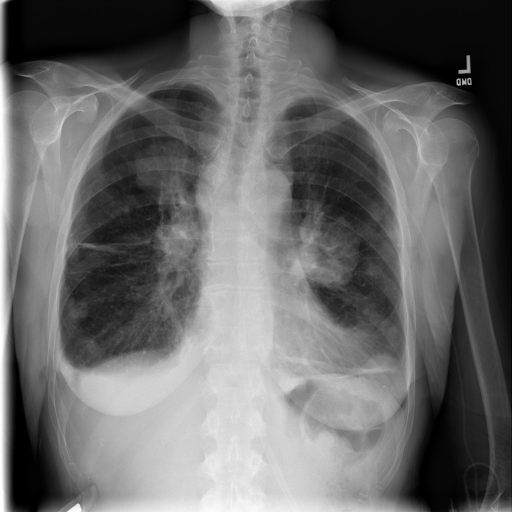
#> input picture Chest X-ray view classifier/sample/pa1.png, 1024 x 1024 px (shown at 1/2 size)
$ python main.py   (older library calls are emulated)
#> lines starting #> are read from the running program, lines starting #| are printed output that depends on the picture
"""
Task : View Classification of chest X-ray image - PA vs AP
Author : Sakib Reza

This is an orginal research outcome
from a part of  my final year thesis work
supervised by
Dr. M.M.A. Hashem, Professor, Dept. of CSE, KUET.

"""
import numpy as np
import pandas as pd
import pickle
import skimage.measure
from scipy.signal import find_peaks
import cv2
import math
from skimage.feature import hog

np.warnings.filterwarnings('ignore')

"""
function for extracting feature from an image

file : the input image file
feat_df : the panda dataframe containing the features extracted from the image

"""
def extract_feature(file):
#> called with file = 'sample/pa1.png'
    img = cv2.imread(file,0)
#> img is the input picture: shape (1024, 1024); min 0, max 255, mean 105.8
    pool = skimage.measure.block_reduce(img, (16,16), np.mean)
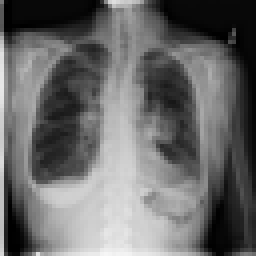
#> pool: shape (64, 64) float64 (shown 4 times larger); min 0, max 246.6, mean 105.8
    filt = cv2.GaussianBlur(pool,(5,5),0)
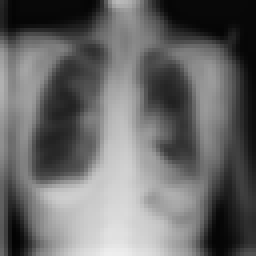
#> filt: shape (64, 64) float64 (shown 4 times larger); min 3.5, max 238.1, mean 105.1
    vip = np.mean(filt,axis=0)
#> vip = 64 values, max 184.8 at index 30, min 24.03 at index 63, mean 105.1
    hip = np.mean(filt,axis=1)
#> hip = 64 values, max 146.6 at index 48, min 33.05 at index 2, mean 105.1
    x = np.reshape(vip,(1,64))
    y = np.reshape(hip,(1,64))
    fd, hog_image = hog(filt, orientations=8, pixels_per_cell=(16, 16),cells_per_block=(1, 1), visualize=True, multichannel=False)
#> fd = 128 values, max 0.684 at index 56, min 0.00377 at index 35, mean 0.305

    final_feat = np.reshape(np.append(x,y),(1,128))
    hogfeat = np.reshape(fd,(1,128))
    final_feat = np.reshape(np.append(final_feat,hogfeat),(1,256))
    feat_df = pd.DataFrame(final_feat)
#> feat_df = table of 1 rows and 256 columns

    feat1 = np.array(feat_df.iloc[0,2:62])
#> feat1 = 60 values, max 184.8 at index 28, min 33.33 at index 59, mean 107.6
    peaks = find_peaks(feat1)[0]
#> peaks = [5, 28, 48]


    if peaks.shape[0]<1:
        feat_df['p1'] = 16
    else:
        feat_df['p1'] = peaks[0] #f1

    if peaks.shape[0]<2:
        feat_df['p2'] = 32
    else:
        feat_df['p2'] = peaks[1] #f2

    if peaks.shape[0] < 3:
        feat_df['p3'] = (64-feat_df['p2'])//2
    else:
        feat_df['p3'] = peaks[2] #f3

    feat_df['ph1'] = feat1[feat_df['p1']] #f4
    feat_df['ph2'] = feat1[feat_df['p2']] #f5
    feat_df['ph3'] = feat1[feat_df['p3']] #f6

    feat_df['pdx12'] = math.fabs(feat_df['p1'][0] - feat_df['p2'][0]) #f7
    feat_df['pdx23'] = math.fabs(feat_df['p2'][0] - feat_df['p3'][0]) #f8
    feat_df['pdx31'] = math.fabs(feat_df['p3'][0] - feat_df['p1'][0]) #f9
    feat_df['hdy12'] = math.fabs(feat_df['ph1'][0] - feat_df['ph2'][0]) #f10
    feat_df['hdy23'] = math.fabs(feat_df['ph2'][0] - feat_df['ph3'][0]) #f11
    feat_df['hdy_avg'] = math.fabs(feat_df['ph2'][0] - (feat_df['ph1'][0]+feat_df['ph3'][0])/2.0 ) #f12

    notch = find_peaks(-feat1)[0]
#> notch = [1, 12, 42]

    if notch.shape[0]<1:
        feat_df['n1'] = (feat_df['p1'] + feat_df['p2'])//2
    else:
        feat_df['n1'] = notch[0] #f13

    if notch.shape[0]<2:
        feat_df['n2'] = 59 - feat_df['n1']
    else:
        feat_df['n2'] = notch[1] #f14

    feat_df['nh1'] = feat1[feat_df['n1']] #f15
    feat_df['nh2'] = feat1[feat_df['n2']] #f16
    feat_df['ndx'] = math.fabs(feat_df['n1'][0] - feat_df['n2'][0]) #f17
    feat_df['ndy'] = math.fabs(feat_df['nh1'][0] - feat_df['nh2'][0]) #f18
    feat_df['n1_p1_dx'] = math.fabs(feat_df['p1'][0] - feat_df['n1'][0]) #f19
    feat_df['n1_p2_dx'] = math.fabs(feat_df['p2'][0] - feat_df['n1'][0]) #f20
    feat_df['n1_p3_dx'] = math.fabs(feat_df['p3'][0] - feat_df['n1'][0]) #f21
    feat_df['n2_p1_dx'] = math.fabs(feat_df['p1'][0] - feat_df['n2'][0]) #f22
    feat_df['n2_p2_dx'] = math.fabs(feat_df['p2'][0] - feat_df['n2'][0]) #f23
    feat_df['n2_p3_dx'] = math.fabs(feat_df['p3'][0] - feat_df['n2'][0]) #f24
    feat_df['n1_p1_dy'] = math.fabs(feat_df['ph1'][0] - feat_df['nh1'][0]) #f25
    feat_df['n1_p2_dy'] = math.fabs(feat_df['ph2'][0] - feat_df['nh1'][0]) #f26
    feat_df['n1_p3_dy'] = math.fabs(feat_df['ph3'][0] - feat_df['nh1'][0]) #f27
    feat_df['n2_p1_dy'] = math.fabs(feat_df['ph1'][0] - feat_df['nh2'][0]) #f28
    feat_df['n2_p2_dy'] = math.fabs(feat_df['ph2'][0] - feat_df['nh2'][0]) #f29
    feat_df['n2_p3_dy'] = math.fabs(feat_df['ph3'][0] - feat_df['nh2'][0]) #f30

    return feat_df


"""
Function for directly predicting the view label - PA or AP from an input image

file : the input image file
saved_model : the pretrained view classifier model
label : the predicted view label - PA or AP

"""

def view_predict(file):

    df = extract_feature(file)
#> df = table of 1 rows and 286 columns

    feat = [0, 1, 0, 1, 1, 1, 1, 1, 1, 0, 0, 0, 1, 1, 1, 1, 1, 1, 1, 0, 1, 1, 1, 1, 1, 1, 1, 0, 0, 1, 1, 0, 0, 0, 0, 1, 0, 0, 1, 0, 1, 0, 0, 1, 1, 0, 1, 0, 0, 1, 1, 1, 0, 0, 0, 0, 1, 1, 1, 0, 1, 1, 1, 1, 0, 0, 1, 1, 1, 0, 0, 1, 1, 1, 1, 0, 1, 0, 0, 0, 0, 0, 0, 1, 1, 0, 0, 1, 0, 1, 1, 1, 1, 1, 0, 1, 1, 1, 1, 1, 1, 0, 0, 1, 0, 1, 0, 0, 0, 0, 0, 0, 1, 1, 1, 1, 1, 0, 1, 0, 0, 0, 0, 0, 1, 0, 1, 1, 1, 0, 1, 0, 1, 0, 1, 1, 0, 1, 0, 1, 0, 1, 1, 1, 0, 1, 0, 0, 1, 1, 0, 0, 0, 0, 1, 0, 1, 1, 0, 1, 0, 0, 1, 1, 1, 0, 0, 1, 0, 0, 1, 0, 1, 0, 1, 0, 0, 1, 0, 1, 0, 1, 1, 1, 0, 1, 1, 0, 0, 0, 1, 0, 1, 0, 0, 1, 1, 1, 1, 0, 0, 1, 1, 1, 0, 0, 0, 1, 1, 1, 0, 1, 1, 1, 1, 1, 1, 0, 1, 1, 0, 1, 0, 0, 0, 0, 1, 1, 1, 0, 0, 1, 0, 0, 0, 1, 1, 1, 1, 1, 1, 0, 0, 1, 1, 0, 1, 0, 1, 1, 1, 0, 1, 1, 1, 0, 0, 0, 0, 1, 0, 1, 1, 0, 0, 1, 0, 1, 0, 0, 1, 1, 0, 0, 1, 0, 0, 1, 0, 0, 1, 0, 1, 1, 1, 0]
    feat_ls = []
    for i in range(len(feat)):
        if feat[i]==1:
            feat_ls.append(i)

    X = df.iloc[:,feat_ls].values

    saved_model = 'view_model.sav'
#> (the run stopped early here; a loop or call above may not have finished)

$ run again, with Chest X-ray view classifier/sample/ap1.png copied over Chest X-ray view classifier/sample/pa1.png
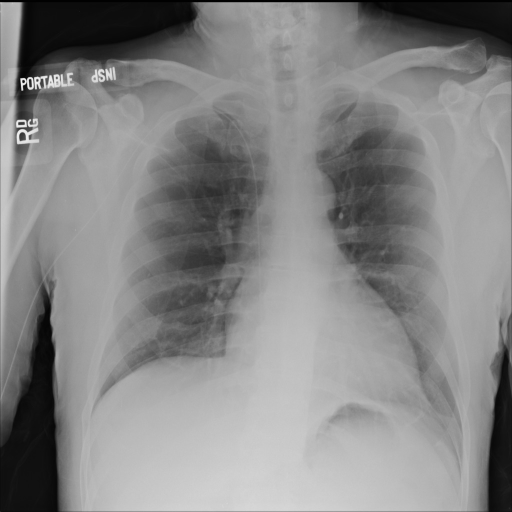
#> input picture Chest X-ray view classifier/sample/ap1.png, 1024 x 1024 px (shown at 1/2 size)
#> in extract_feature, img is the input picture: shape (1024, 1024); min 0, max 246, mean 133.6
#> in extract_feature, `pool = skimage.measure.block_reduce(img, (16,16), np.mean)`:
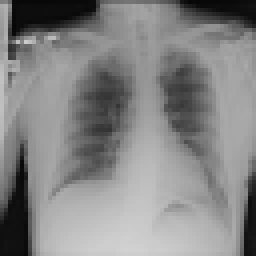
#> pool: shape (64, 64) float64 (shown 4 times larger); min 7.26, max 211, mean 133.6
#> in extract_feature, `filt = cv2.GaussianBlur(pool,(5,5),0)`:
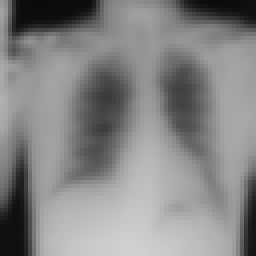
#> filt: shape (64, 64) float64 (shown 4 times larger); min 11.21, max 208.5, mean 133.6
#> vip = 64 values, max 171.8 at index 36, min 76.02 at index 4, mean 133.6
#> hip = 64 values, max 161.8 at index 61, min 56.36 at index 0, mean 133.6
#> fd = 128 values, max 0.776 at index 120, min 0 at index 101, mean 0.295
#> feat_df = table of 1 rows and 256 columns
#> feat1 = 60 values, max 171.8 at index 34, min 76.02 at index 2, mean 135.1
#> peaks = [11, 34, 55]
#> notch = [2, 21, 45]
#> df = table of 1 rows and 286 columns
